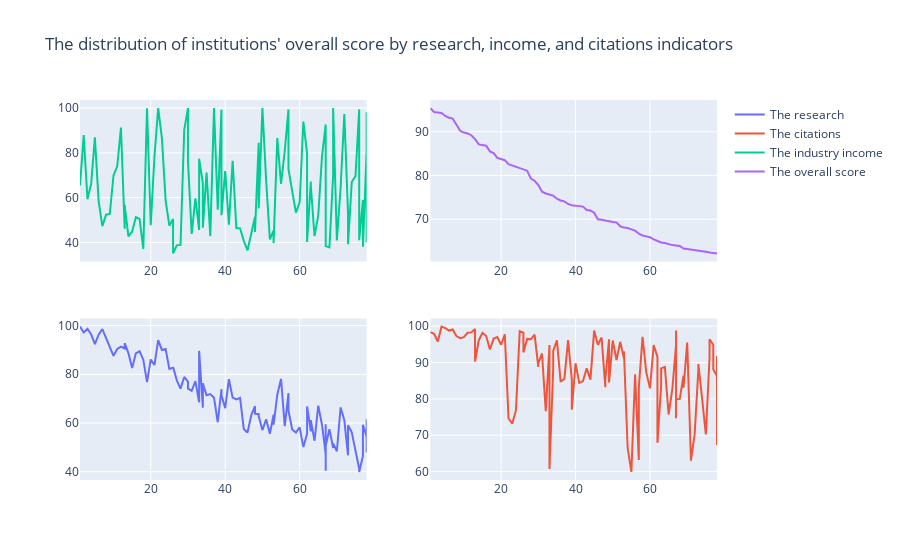

The cell this chart's notebook holds for it:
### Markdown cell above
The maximum value obtained for the Citations (i.e. research influence) is 99.9, while minimum has a value of 59.9. The mean for this distribution is 88.54 points.

### Code cell
# multiple subplots
fig = make_subplots(rows=2, cols=2, start_cell="bottom-left")

fig.add_trace(go.Scatter(x=df.Score_Rank, y=research, name="The research"),
              row=1, col=1)
fig.add_trace(go.Scatter(x=df.Score_Rank, y=citations, name="The citations"),
              row=1, col=2)
fig.add_trace(go.Scatter(x=df.Score_Rank, y=income, name="The industry income"),
              row=2, col=1)
fig.add_trace(go.Scatter(x=df.Score_Rank, y=df.Score_Result, name="The overall score"),
              row=2, col=2)
fig.update_layout(title_text="The distribution of institutions' overall score by research, income, and citations indicators")

fig.show()
